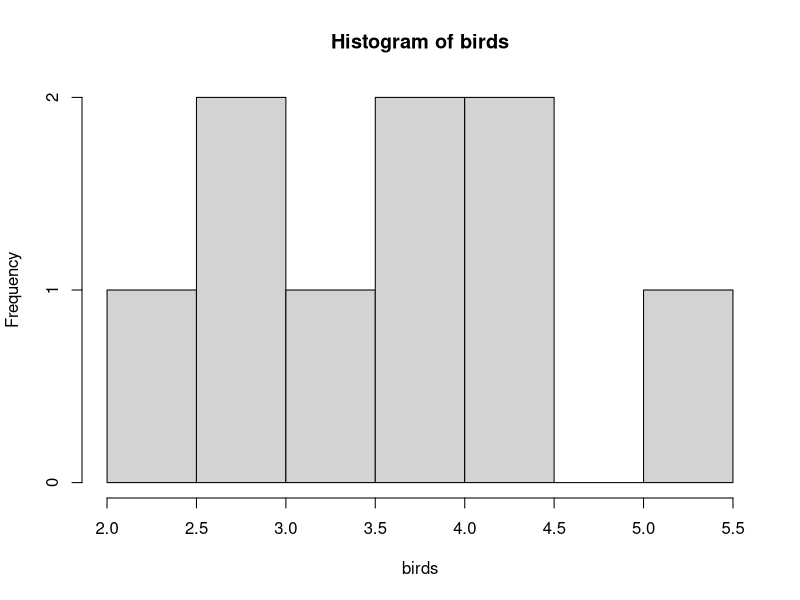

The R script that drew this image: (Note: this script raises an error after producing the figure.)
birds <- c(3.2,3.7,4.2,5.2,2.8,4.3,2.9,3.8,2.2)

mean(birds)
median(birds)
shapiro.test(birds)

hist(birds)


snake <- c(182, 172, 121, 250, 224, 209)

confint.default(snake)
mean(snake)
median(snake)
shapiro.test(snake)

hist(snake)


t.test(snake)$conf.int


blood <- 1:9
bp <- c(140,137,135,131,129,125,124,120,118)
bmi <- c(40,41,35,31,28,29,22,25,21)
dat <- data.frame(blood, blood_pressure = bp, BMI = bmi)

cor(dat$blood_pressure, dat$BMI, method ="pearson")




pat <- 1:9
cig <- c(70, 75, 80, 82, 90, 91, 100, 105, 120)
age <- c(90,92,83,84,81,80,76,75,70)
cigdat <- data.frame(pat, Cigg = cig, Age = age)
fit <- lm(cigdat$Age ~ cigdat$Cigg)
summary(fit)
test <- 119.83 - 0.427 * 71

prostpat <- 1:7
old <- c(1.2, 2.4, 2.5, 4.0, 3.9, 0.9, 1.1)
young <- c(0.9, 0.5, 0.3, 0.9, 1.2, 1.3, 1.2)
prostdat <- data.frame(prostpat, Old = old, Young = young)

var.test(prostdat$Old, prostdat$Young)
t.test(prostdat$Old, prostdat$Young)

lake <- 1:3
a <- c(1.6, 0.2, 1.3, 2.9, 2.2)
b <- c(0.9, 0.8, 2.1, 0.3, 0.9)
c <- c(2.4, 1.2, 2.1, 0.3, 0.9)
y <- c(a, b , c)
lakes <- data.frame ( A=a, B=b, C=c)

fit <- aov(lakes$A,lakes$B,lakes$C)

lakes <- data.frame(A = a, B = b, C = c)

long <- stack(lakes)           # produces columns: values, ind
names(long) <- c("value", "group")

fit <- aov(value ~ group, data = long)
summary(fit)




# data
newborns <- c(120, 131, 100, 107, 108, 130, 99)
children <- c(80, 88, 81, 79, 129, 121, 115)

# quick summaries
n1 <- length(newborns); n2 <- length(children)
m1 <- mean(newborns); sd1 <- sd(newborns)
m2 <- mean(children); sd2 <- sd(children)
cat("Newborns: n=", n1, " mean=", round(m1,3), " sd=", round(sd1,3), "\n")
cat("Children: n=", n2, " mean=", round(m2,3), " sd=", round(sd2,3), "\n")

# F test for equality of variances
var.test(newborns, children)

# Two-sample t-tests
t.test(newborns, children, var.equal = TRUE)   # pooled t
t.test(newborns, children)                     # Welch (default)

# Nonparametric alternative
wilcox.test(newborns, children)

# Cohen's d (pooled)
sp <- sqrt(((n1-1)*sd1^2 + (n2-1)*sd2^2) / (n1 + n2 - 2))
d <- (m2 - m1) / sp    # Children - Newborns
d

# Create data frame for plotting
library(dplyr)
library(ggplot2)

dat <- data.frame(
  value = c(newborns, children),
  group = factor(rep(c("Newborns","Children"), each = n1))
)

summary_df <- dat %>%
  group_by(group) %>%
  summarise(
    n = n(),
    mean = mean(value),
    sd = sd(value),
    se = sd / sqrt(n),
    ci = qt(0.975, df = n - 1) * se,
    ymin = mean - ci,
    ymax = mean + ci
  )

# bar chart with 95% CI error bars
ggplot(summary_df, aes(x = group, y = mean, fill = group)) +
  geom_col(width = 0.6, show.legend = FALSE) +
  geom_errorbar(aes(ymin = ymin, ymax = ymax), width = 0.15, size = 0.7) +
  labs(x = "", y = "Mean value (with 95% CI)") +
  theme_minimal()

